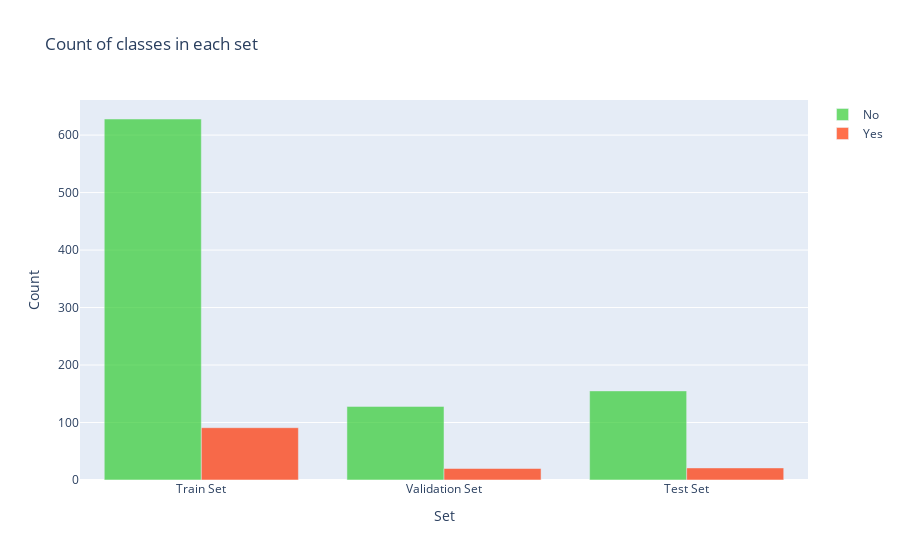

Notebook code cell kept with this figure:
### Code cell
y = dict()
y[0] = []
y[1] = []
for set_name in (y_train, y_val, y_test):
    y[0].append(np.sum(set_name == 0))
    y[1].append(np.sum(set_name == 1))

trace0 = go.Bar(
    x=['Train Set', 'Validation Set', 'Test Set'],
    y=y[0],
    name='No',
    marker=dict(color='#33cc33'),
    opacity=0.7
)
trace1 = go.Bar(
    x=['Train Set', 'Validation Set', 'Test Set'],
    y=y[1],
    name='Yes',
    marker=dict(color='#ff3300'),
    opacity=0.7
)
data = [trace0, trace1]
layout = go.Layout(
    title='Count of classes in each set',
    xaxis={'title': 'Set'},
    yaxis={'title': 'Count'}
)
fig = go.Figure(data, layout)
iplot(fig)

### Figure 1 — Plotly figure (JSON) as saved in the notebook; plotly's stock layout.template omitted (floating-point values rounded to 4 significant figures)
{"data": [{"marker": {"color": "#33cc33"}, "name": "No", "opacity": 0.7, "type": "bar", "x": ["Train Set", "Validation Set", "Test Set"], "y": [628, 128, 155]}, {"marker": {"color": "#ff3300"}, "name": "Yes", "opacity": 0.7, "type": "bar", "x": ["Train Set", "Validation Set", "Test Set"], "y": [91, 20, 21]}], "layout": {"autosize": true, "title": {"text": "Count of classes in each set"}, "xaxis": {"autorange": true, "range": [-0.5, 2.5], "title": {"text": "Set"}, "type": "category"}, "yaxis": {"autorange": true, "range": [0, 661.1], "title": {"text": "Count"}, "type": "linear"}}}
